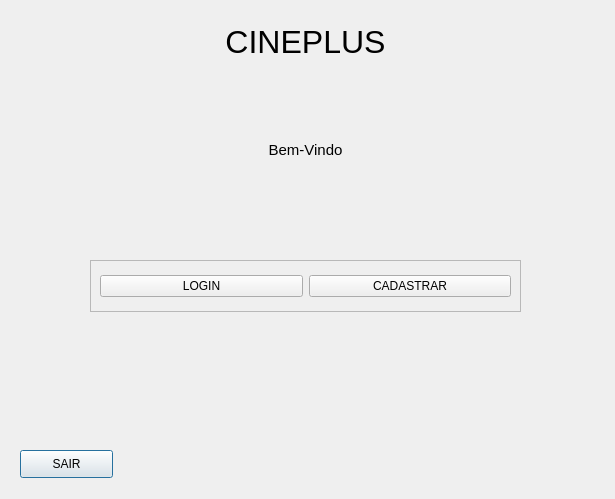
<?xml version="1.0" encoding="UTF-8"?>
<ui version="4.0">
 <class>Dialog</class>
 <widget class="QDialog" name="Dialog">
  <property name="geometry">
   <rect>
    <x>0</x>
    <y>0</y>
    <width>615</width>
    <height>499</height>
   </rect>
  </property>
  <property name="windowTitle">
   <string>Dialog</string>
  </property>
  <widget class="QLabel" name="label">
   <property name="geometry">
    <rect>
     <x>20</x>
     <y>20</y>
     <width>571</width>
     <height>45</height>
    </rect>
   </property>
   <property name="minimumSize">
    <size>
     <width>55</width>
     <height>0</height>
    </size>
   </property>
   <property name="text">
    <string>&lt;html&gt;&lt;head/&gt;&lt;body&gt;&lt;p align=&quot;center&quot;&gt;&lt;span style=&quot; font-size:24pt;&quot;&gt;CINEPLUS&lt;/span&gt;&lt;/p&gt;&lt;/body&gt;&lt;/html&gt;</string>
   </property>
  </widget>
  <widget class="QPushButton" name="pushButton_3">
   <property name="geometry">
    <rect>
     <x>20</x>
     <y>450</y>
     <width>93</width>
     <height>28</height>
    </rect>
   </property>
   <property name="text">
    <string>SAIR</string>
   </property>
  </widget>
  <widget class="QLabel" name="label_2">
   <property name="geometry">
    <rect>
     <x>240</x>
     <y>140</y>
     <width>131</width>
     <height>20</height>
    </rect>
   </property>
   <property name="text">
    <string>&lt;html&gt;&lt;head/&gt;&lt;body&gt;&lt;p align=&quot;center&quot;&gt;&lt;span style=&quot; font-size:11pt;&quot;&gt;Bem-Vindo&lt;/span&gt;&lt;/p&gt;&lt;/body&gt;&lt;/html&gt;</string>
   </property>
  </widget>
  <widget class="QFrame" name="frame">
   <property name="geometry">
    <rect>
     <x>90</x>
     <y>260</y>
     <width>431</width>
     <height>52</height>
    </rect>
   </property>
   <property name="frameShape">
    <enum>QFrame::StyledPanel</enum>
   </property>
   <property name="frameShadow">
    <enum>QFrame::Raised</enum>
   </property>
   <layout class="QHBoxLayout" name="horizontalLayout">
    <item>
     <widget class="QPushButton" name="pushButton_2">
      <property name="text">
       <string>LOGIN</string>
      </property>
     </widget>
    </item>
    <item>
     <widget class="QPushButton" name="pushButton">
      <property name="text">
       <string>CADASTRAR</string>
      </property>
     </widget>
    </item>
   </layout>
  </widget>
 </widget>
 <resources/>
 <connections/>
</ui>
